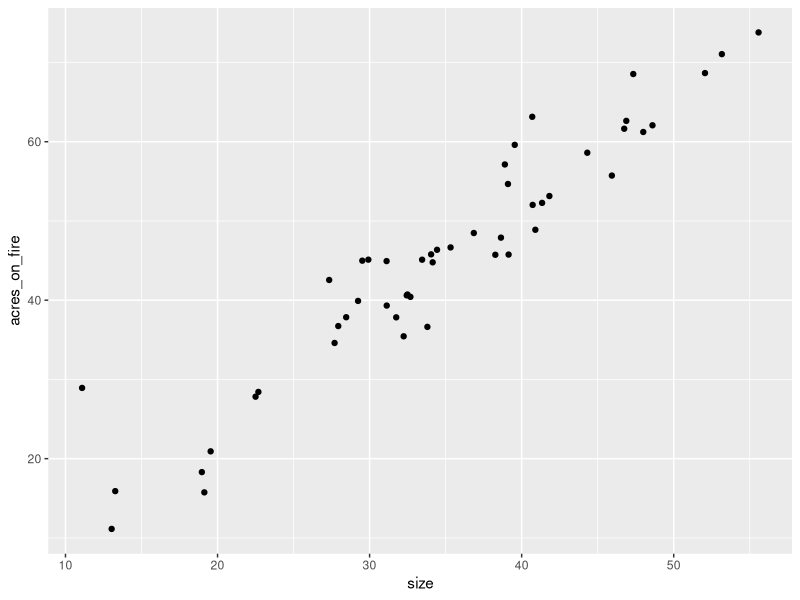
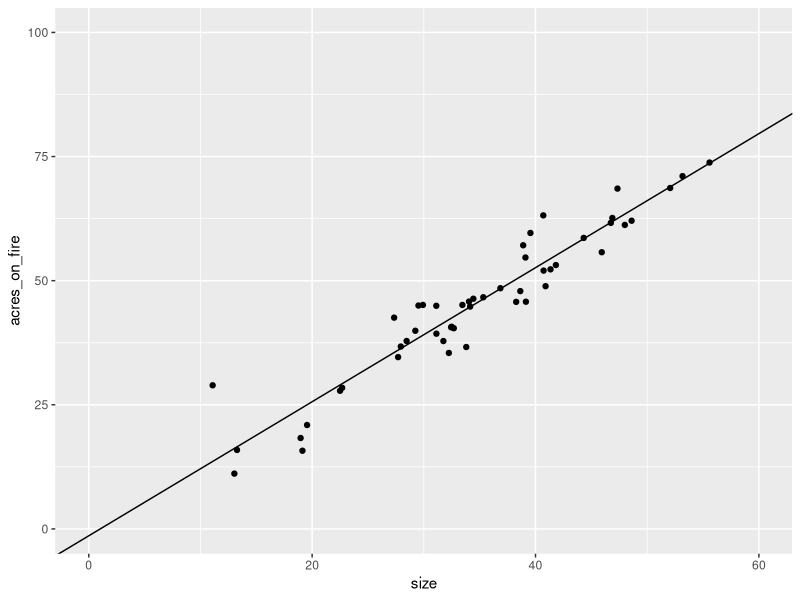

The R script that drew these images, in order: (Note: this script raises an error after producing the figures.)
# Quantitative Methods in Ecology and Evolution, Homework 13
# Nathan Lin
# November 25, 2025
# Maximum Likelihood Estimation

library(ggplot2)
library(dplyr)

## BACKGROUND ##
# We are seeing whether the dragon size (x) affects the acres burned (y)

# Load in the data
dragons <- read.csv("./HW 13/dragon_data.csv")

# Visualize
dragons_plot <- ggplot(dragons, aes(x=size, y=acres_on_fire)) + geom_point()
dragons_plot

# Rename to x and y for downstream things
dragons_renamed <- dragons %>% rename(x=size, y=acres_on_fire)

### Objective 1A - estimate parameters with analytical solution ###
# Make a matrix with an intercept column and the single predictor variable
data_matrix_X <- cbind(intercept=1, size=dragons_renamed$x)
# Pull out a vector of the response variable
results_vector_y <- dragons_renamed$y
# Calculate the analytical solution Beta = inv(XT * X) * XT * y
analytical_solution_betas <- solve(t(data_matrix_X) %*% data_matrix_X) %*% t(data_matrix_X) %*% results_vector_y

# Our analytical solution is -1.38 for intercept and 1.35 for slope
# Let's see it on the graph, sure checks out, nice
dragons_plot + geom_abline(slope=1.35, intercept=-1.38) + scale_x_continuous(limits=c(0, 60)) + scale_y_continuous(limits=c(0, 100))


### Objective 2A Ordinary Least Squares setup ###
# Set up our objective function first
# OLS tries to reduce the sum of squared residuals (SSR)
ssr_function <- function(parameters, data) {
  # Data should have an x column and a y column
  # parameters[1] is intercept, parameters[2] is slope
  with(data, sum((y - (parameters[1] + (parameters[2] * x))) ^ 2))
}

## Part a: using a grid search
# Set up our matrix for grid search (I'll do 30 slopes and 30 intercepts)
row_names_intercepts <- seq(from=-1.5, to=1.5, by=0.1)
column_names_slopes <- seq(from=-1.5, to=1.5, by=0.1)
grid_results <- matrix(nrow=length(row_names_intercepts), 
                       ncol=length(column_names_slopes), 
                       dimnames=list(row_names_intercepts, column_names_slopes))

# One for loop for intercept, one for loop nested inside for slope
for (intercept_index in seq(length(row_names_intercepts))) {
  for (slope_index in seq(length(column_names_slopes))) {
    intercept <- row_names_intercepts[intercept_index]
    slope <- column_names_slopes[slope_index]
    grid_results[intercept_index, slope_index] <- ssr_function(parameters=c(intercept, slope), 
                                                               data=dragons_renamed)
  }
}

# This pulls out the minimum SSR and the combination of intercept and slope for it
which(grid_results == min(grid_results), arr.ind=TRUE)
# Which turns out to be 0.2 intercept and 1.3 slope....
# I think this is different from the analytical solution because the sensitivity is not good enough
# There are smaller SSR values at different combinations if we go to the 0.xx place rather than just 0.x)

## Part b: using optim()
initial_parameters <- c(-1.38, 1.35)
# Run optim()
optim_result <- optim(par=initial_parameters, fn=ssr_function, data=dragons_renamed)
# See the result
optim_result
# Intercept of -1.373765, slope of 1.346651, value of 1042.508

## Part c: check convergence and starting value sensitivity
# Let's see if there is sensitivity to starting values
optim_other_start <- optim(par=c(500, 500), fn=ssr_function, data=dragons_renamed)
optim_other_start
# I got an intercept of -6.277586, slope of 1.490045, value of 1150.889
# It's a little different here maybe I started too far out
optim_other_start_extended <- optim(par=c(100, 100), fn=ssr_function, data=dragons_renamed)
optim_other_start_extended
# Here it is closer with parameters of (-1.553358, 1.355371) and value of 1043.662

# Convergence was indeed 0
# It is a little sensitive to starting values


### Objective 3A Maximum Likelihood Estimation setup ###
# Set up our objective function first
# MLE wants to minimize the negative log likelihood
neg_log_likelihood_function <- function(parameters, data) {
  # Data should have an x and y column
  # parameters[1] is intercept, parameters[2] is slope, parameters[3] is sigma_squared
  # MLE uses sigma_squared, the variance of the outcomes (y values)
  n <- nrow(data)
  ssr <- ssr_function(parameters=parameters, data=data)
  # We need the variance of the model's residuals?
  # I'll use the variance of the residuals from the previous part's regression
    # This variance is of the residuals which equals the sum of squared residuals divided by n
  sigma_squared <- ssr_function(parameters=c(-1.373765, 1.346651), data=dragons_renamed) / 50
    # Although why not just do the current ssr / n?
  ln_L <- ((-n / 2) * log(2 * pi * sigma_squared)) - ((1 / (2 * sigma_squared)) * ssr)
  # Negative log likelihood so we make lnL negative
  return(-1 * ln_L)
}

## Part a: using a grid search
# Set up our matrix for grid search (I'll do 30 slopes and 30 intercepts)
row_names_intercepts <- seq(from=-1.5, to=1.5, by=0.1)
column_names_slopes <- seq(from=-1.5, to=1.5, by=0.1)
grid_results_mle <- matrix(nrow=length(row_names_intercepts), 
                       ncol=length(column_names_slopes), 
                       dimnames=list(row_names_intercepts, column_names_slopes))

# One for loop for intercept, one for loop nested inside for slope
for (intercept_index in seq(length(row_names_intercepts))) {
  for (slope_index in seq(length(column_names_slopes))) {
    intercept <- row_names_intercepts[intercept_index]
    slope <- column_names_slopes[slope_index]
    grid_results_mle[intercept_index, slope_index] <- neg_log_likelihood_function(parameters=c(intercept, slope, sigma_squared), 
                                                               data=dragons_renamed)
  }
}

# This pulls out the minimum negative log likelihood and the combination of intercept and slope for it
which(grid_results_mle == min(grid_results_mle), arr.ind=TRUE)
# Which turns out to be 0.2 intercept and 1.3 slope again

## Part b: using optim()
initial_parameters <- c(-1.38, 1.35)
# Run optim()
optim_result_mle <- optim(par=initial_parameters, fn=neg_log_likelihood_function, data=dragons_renamed)
# See the result
optim_result_mle
# Intercept of -1.379885, slope of 1.346827, value of 146.881

## Part c: check convergence and starting value sensitivity
# Let's see if there is sensitivity to starting values
optim_other_start_mle <- optim(par=c(500, 500), fn=neg_log_likelihood_function, data=dragons_renamed)
optim_other_start_mle
# I actually got something similar to the SSR with intercept of -6.277586, slope of 1.490045, value of 149.48
# It's a little different here maybe I started too far out
optim_other_start_extended <- optim(par=c(100, 100), fn=neg_log_likelihood_function, data=dragons_renamed)
optim_other_start_extended
# Here it is closer with parameters of (-1.553358, 1.355371) and value of 146.9086

# Convergence was indeed 0
# MLE is actually as sensitive to the starting value
  # But if we calculate the residuals for every new residual pair it becomes a lot less sensitive to the starting value?
  # eg do ssr(current parameters being tested)/n instead of ssr(previous regression's parameters)/n


### Objective 4 - comparisons ###
# The slope estimates for grid search, optim, and the analytical solution were very similar
# HOWEVER the intercept was very different for grid search, likely because we were only going by 0.1 increments
# Using least squares versus max likelihood did not have much of a difference, but maybe that was
  # because we used the optimal parameters for the least squares regression for log likelihood variance??


########## Notes from class #############
# Likelihood includes variance sigma^2 -- we have to either search for an additional parameter or add max likelihood estimation of the variance
# that would be variance of the residuals
# plug that in from the answer to objective 2
# Really search for 3 parameters the slope intercept and variance -- but put in what we have for variance of residuals from objective 2's regression
